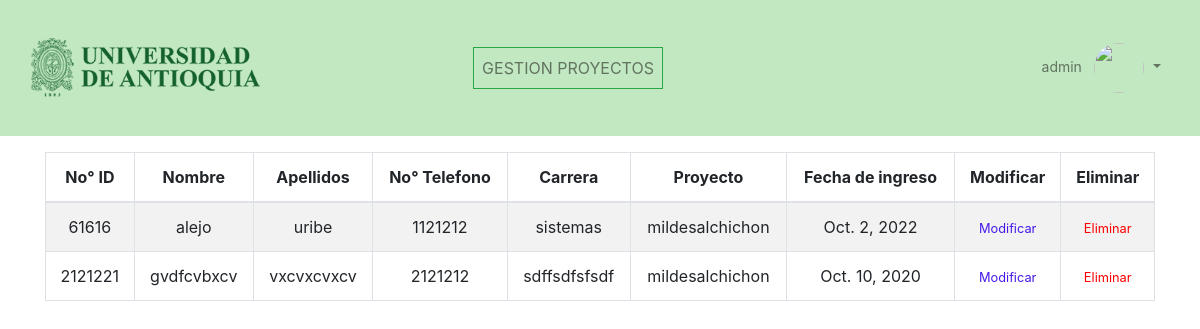
/manage_project/manage_students (signed in), run on an earlier commit of the app's database.
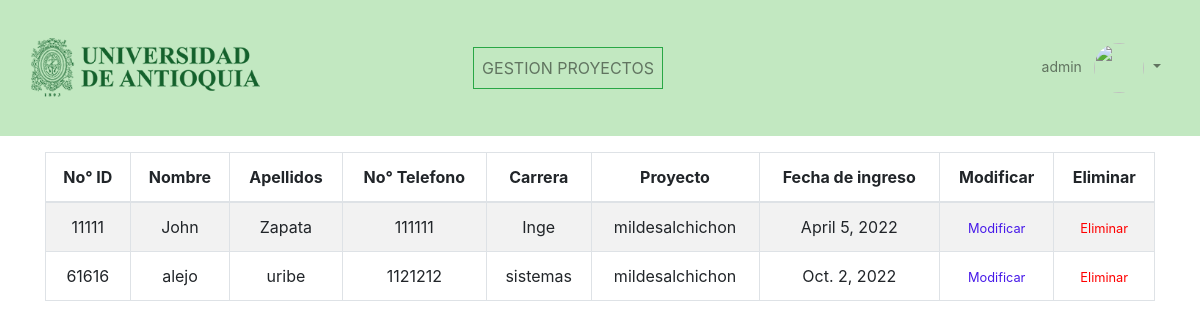
And on a later commit of the database.
### gestion/models.py (models this page shows, shortened)
class Estudiante(models.Model):
    nombre = models.CharField(max_length=100)
    apellido = models.CharField(max_length=100)
    numero_id = models.IntegerField(primary_key=True)
    telefono = models.CharField(max_length=12)
    carrera = models.CharField(max_length=100)
    proyecto = models.ForeignKey(Proyecto, on_delete=models.CASCADE)
    fecha_ingreso = models.DateField()
    class meta:
        db_table= 'estudiante'
        verbose_name= 'Estudiante'
        verbose_name_plural='Estudiantes'
        ordering=['id']

class Proyecto(models.Model):
    estados = (('F','Finalizado'),('P','En ejecucion'))
    nombre = models.CharField(max_length=100)
    objetivo_general = models.CharField(max_length=100)
    fecha_inicio = models.DateField()
    fecha_fin = models.DateField()
    director = models.CharField(max_length=100)
    presupuesto = models.CharField(max_length=100)
    porcentaje_avance = models.IntegerField()
    estado = models.CharField(max_length=1, choices=estados)
    def __str__(self):
        return self.nombre
    class meta:
        db_table= 'proyecto'
        verbose_name= 'Proyecto'
        verbose_name_plural='Proyectos'
        ordering=['id']

### gestion/views.py (the view)
# urls.py: path('manage_project/manage_students', manage_students, name="manage_students"),
def manage_students(request):
    students = Estudiante.objects.filter(proyecto = 1)
    return render(request, "manage_students.html",{"students":students})

### Templates/manage_students.html (shortened to what this page needs)
{% extends 'index.html' %}
{% block content %}
<div>
    <table class="table table-striped table-bordered" id="mydatatable">
        <thead>
            <tr class="text-center">
                <th scope="col">No° ID</th>
                <th scope="col">Nombre</th>
                <th scope="col">Apellidos</th>
                <th scope="col">No° Telefono</th>
                <th scope="col">Carrera</th>
                <th scope="col">Proyecto</th>
                <th scope="col">Fecha de ingreso</th>
                <th scope="col">Modificar</th>
                <th scope="col">Eliminar</th>
            </tr>
        </thead>
        <tbody>
            {% for student in students %}
                <tr class="text-center">
                    <td>{{ student.numero_id }}</td>
                    <td>{{ student.nombre }}</td>
                    <td>{{ student.apellido }}</td>
                    <td>{{ student.telefono }}</td>
                    <td>{{ student.carrera }}</td>
                    <td>{{ student.proyecto }}</td>
                    <td>{{ student.fecha_ingreso }}</td>
                    <td><a style="font-size: 0.8em; padding: 0%;color: rgb(70, 25, 233);text-decoration: none;" class=""
                        href="#">Modificar</a></td>
                    <td><a style="font-size: 0.8em; padding: 0%;color: red;text-decoration: none;" class="link"
                        href="#">Eliminar</a></td>
                </tr>
            {% endfor %}
        </tbody>
    </table>
</div>
{% endblock %}

### Templates/index.html (shortened to what this page needs)
<!DOCTYPE html>
<html>
<head>
    {% load bootstrap4 %}
    {% bootstrap_css %}
    {%load static%}
</head>
<body>
    <nav class="navbar navbar-expand-lg navbar-light"  style="background-color: #C2E8C1;">
        <div class="container-fluid">
            <div class="navbar-header">
                <a class="navbar-brand" href="{% url 'gestion_proyecto' %}">
                    <img class="img-responsive" src="{% static 'img/logo-udea.png'%}" alt="" height="110">
                </a>
            </div>
            <div class="collapse navbar-collapse" id="navbarSupportedContent">
                <ul class="navbar-nav mx-auto ">
                    {% if user.is_authenticated %}
                    <li class="nav-item px-lg-4">
                        <a class="nav-link text-uppercase border border-success" href="{% url 'gestion_proyecto' %}">Gestion proyectos</a>
                    </li>
                    {% endif %}
                </ul>
                <ul class="nav navbar-nav ml-auto ">
                    {% if user.is_authenticated %}
                        <li class="nav-item dropdown no-arrow">
                            <a class="nav-link dropdown-toggle" href="#" id="userDropdown" role="button"
                                data-toggle="dropdown" aria-haspopup="true" aria-expanded="false">
                                <span class="mr-2 d-none d-lg-inline text-gray-600 small">{{ user.username }}</span>
                                <img class="img-profile rounded-circle"
                                    src="https://s3.eu-central-1.amazonaws.com/bootstrapbaymisc/blog/24_days_bootstrap/fox.jpg"  width="50" height="50" class="rounded-circle">
                            </a>
                        </li>
                    {% endif %}
                </ul>
            </div>
        </div>
    </nav>
    <div class="container mt-3">
        {% block content %}{% endblock %}
    </div>
</body>
</html>

What changed in the data, as far as the page shows it:
removed Estudiante: numero_id "2121221", nombre "gvdfcvbxcv", apellido "vxcvxcvxcv", telefono "2121212", carrera "sdffsdfsfsdf", proyecto "mildesalchichon", fecha_ingreso "Oct. 10, 2020"
added Estudiante: numero_id "11111", nombre "John", apellido "Zapata", telefono "111111", carrera "Inge", proyecto "mildesalchichon", fecha_ingreso "April 5, 2022"
